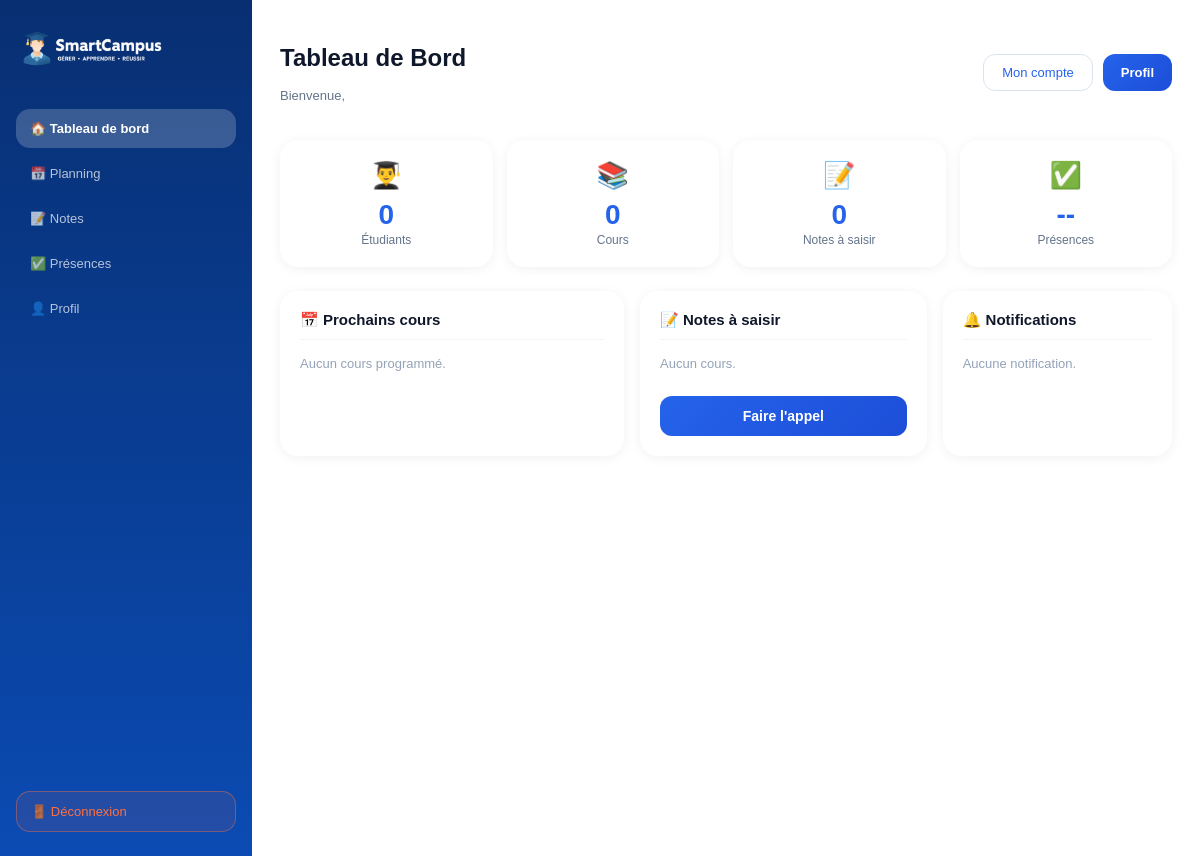
The page /prof/dashboard-prof.php on the database as committed earlier.
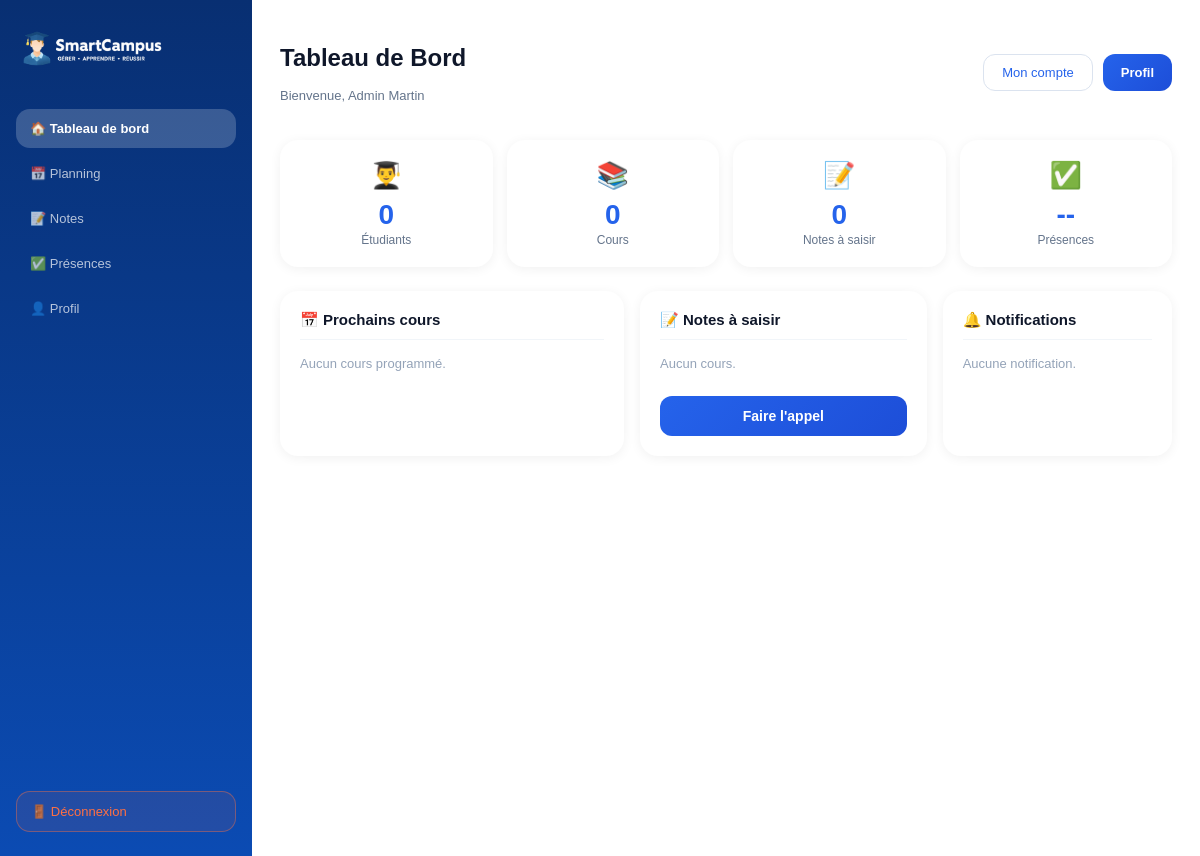
The same page on the database as committed later.
### tables this page shows
CREATE TABLE utilisateur (
    id_utilisateur INT PRIMARY KEY AUTO_INCREMENT,
    nom VARCHAR(100) NOT NULL,
    prenom VARCHAR(100) NOT NULL,
    email VARCHAR(150) UNIQUE NOT NULL,
    mot_de_passe VARCHAR(255) NOT NULL,
    role ENUM('admin', 'enseignant', 'eleve') NOT NULL,
    telephone VARCHAR(20),
    date_de_naissance DATE,
    photo VARCHAR(255)
);

### prof/dashboard-prof.php (the view, shortened to what this page needs)
<?php
require_once '../config/db.php';
$id = 1;
$stmt = $pdo->prepare("
    SELECT u.nom, u.prenom
    FROM utilisateur u
    WHERE u.id_utilisateur = ?
");
$stmt->execute([$id]);
$prof = $stmt->fetch();
$stmt = $pdo->prepare("
    SELECT COUNT(DISTINCT i.id_eleve) as nb
    FROM inscription i
    JOIN suivre s ON i.id_classe = s.id_classe
    JOIN cours c ON s.id_cours = c.id_cours
    WHERE c.id_enseignant = ?
");
$stmt->execute([$id]);
$nb_eleves = $stmt->fetch()['nb'];
$stmt = $pdo->prepare("
    SELECT COUNT(*) as nb
    FROM cours
    WHERE id_enseignant = ?
");
$stmt->execute([$id]);
$nb_cours = $stmt->fetch()['nb'];
$stmt = $pdo->prepare("
    SELECT COUNT(DISTINCT i.id_eleve) as nb
    FROM inscription i
    JOIN suivre s ON i.id_classe = s.id_classe
    JOIN cours c ON s.id_cours = c.id_cours
    LEFT JOIN note n ON n.id_eleve = i.id_eleve AND n.id_cours = c.id_cours
    WHERE c.id_enseignant = ? AND n.id_note IS NULL
");
$stmt->execute([$id]);
$nb_notes = $stmt->fetch()['nb'];
$stmt = $pdo->prepare("
    SELECT c.matiere, e.jour, e.heure_debut, e.salle
    FROM emploi_du_temps e
    JOIN cours c ON e.id_cours = c.id_cours
    WHERE c.id_enseignant = ?
    ORDER BY e.jour, e.heure_debut
    LIMIT 3
");
$stmt->execute([$id]);
$prochains_cours = $stmt->fetchAll();
$stmt = $pdo->prepare("
    SELECT c.id_cours, c.matiere
    FROM cours c
    WHERE c.id_enseignant = ?
    LIMIT 3
");
$stmt->execute([$id]);
$cours_notes = $stmt->fetchAll();
$stmt = $pdo->prepare("
    SELECT contenu, date_notification
    FROM notification
    WHERE id_utilisateur = ?
    ORDER BY date_notification DESC
    LIMIT 3
");
$stmt->execute([$id]);
$notifications = $stmt->fetchAll();
?>
<!DOCTYPE html>
<html lang="fr">
<head>
  <link rel="stylesheet" href="style.css">
</head>
<body>
<div class="layout">
  <aside class="sidebar">
    <div class="sidebar-logo">
      <img src="../images/logo-blanc.png" alt="logo">
    </div>
    <nav class="nav">
      <a href="dashboard-prof.php"  class="nav-item active">🏠 Tableau de bord</a>
      <a href="planning-prof.php"   class="nav-item">📅 Planning</a>
      <a href="notes-prof.php"      class="nav-item">📝 Notes</a>
      <a href="presences-prof.php"  class="nav-item">✅ Présences</a>
      <a href="profil-prof.php"     class="nav-item">👤 Profil</a>
    </nav>
    <a href="../connexion.html" class="nav-logout">🚪 Déconnexion</a>
  </aside>
  <main class="main">
    <div class="topbar">
      <div>
        <h1>Tableau de Bord</h1>
        <p>Bienvenue, <?php echo htmlspecialchars($prof['prenom'] . ' ' . $prof['nom']); ?></p>
      </div>
      <div class="topbar-right">
        <button class="btn-outline">Mon compte</button>
        <button class="btn-primary">Profil</button>
      </div>
    </div>
    <div class="stats-grid">
      <div class="stat-card">
        <div class="stat-icon">👨‍🎓</div>
        <div class="stat-value"><?php echo $nb_eleves; ?></div>
        <div class="stat-label">Étudiants</div>
      </div>
      <div class="stat-card">
        <div class="stat-icon">📚</div>
        <div class="stat-value"><?php echo $nb_cours; ?></div>
        <div class="stat-label">Cours</div>
      </div>
      <div class="stat-card">
        <div class="stat-icon">📝</div>
        <div class="stat-value"><?php echo $nb_notes; ?></div>
        <div class="stat-label">Notes à saisir</div>
      </div>
      <div class="stat-card">
        <div class="stat-icon">✅</div>
        <div class="stat-value">--</div>
        <div class="stat-label">Présences</div>
      </div>
    </div>
    <div class="content-grid">
      <div class="card">
        <div class="card-title">📅 Prochains cours</div>
        <?php if (empty($prochains_cours)) : ?>
          <p style="color:#94a3b8;font-size:13px">Aucun cours programmé.</p>
        <?php endif; ?>
      </div>
      <div class="card">
        <div class="card-title">📝 Notes à saisir</div>
        <?php if (empty($cours_notes)) : ?>
          <p style="color:#94a3b8;font-size:13px">Aucun cours.</p>
        <?php endif; ?>
        <button class="btn-full">Faire l'appel</button>
      </div>
      <div class="card">
        <div class="card-title">🔔 Notifications</div>
        <?php if (empty($notifications)) : ?>
          <p style="color:#94a3b8;font-size:13px">Aucune notification.</p>
        <?php endif; ?>
      </div>
    </div>
  </main>
</div>
</body>
</html>

Rows that differ between the two databases and show on the page:
added utilisateur: prenom+nom "Admin Martin"
